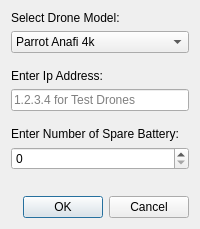
<?xml version="1.0" encoding="UTF-8"?>
<ui version="4.0">
 <class>Dialog</class>
 <widget class="QDialog" name="Dialog">
  <property name="windowTitle">
   <string>Create a New Drone</string>
  </property>
  <layout class="QVBoxLayout" name="verticalLayout">
   <item>
    <widget class="QLabel" name="model_label">
     <property name="text">
      <string>Select Drone Model:</string>
     </property>
    </widget>
   </item>
   <item>
    <widget class="QComboBox" name="model_combo">
     <item>
      <property name="text">
       <string>Parrot Anafi 4k</string>
      </property>
     </item>
     <item>
      <property name="text">
       <string>Parrot Anafi USA</string>
      </property>
     </item>
    </widget>
   </item>
   <item>
    <spacer name="verticalSpacer_2">
     <property name="orientation">
      <enum>Qt::Vertical</enum>
     </property>
     <property name="sizeType">
      <enum>QSizePolicy::Fixed</enum>
     </property>
     <property name="sizeHint" stdset="0">
      <size>
       <width>20</width>
       <height>10</height>
      </size>
     </property>
    </spacer>
   </item>
   <item>
    <widget class="QLabel" name="ip_label">
     <property name="text">
      <string>Enter Ip Address:</string>
     </property>
    </widget>
   </item>
   <item>
    <widget class="QLineEdit" name="ip_text">
     <property name="text">
      <string/>
     </property>
     <property name="placeholderText">
      <string>1.2.3.4 for Test Drones</string>
     </property>
    </widget>
   </item>
   <item>
    <spacer name="verticalSpacer_3">
     <property name="orientation">
      <enum>Qt::Vertical</enum>
     </property>
     <property name="sizeType">
      <enum>QSizePolicy::Fixed</enum>
     </property>
     <property name="sizeHint" stdset="0">
      <size>
       <width>20</width>
       <height>10</height>
      </size>
     </property>
    </spacer>
   </item>
   <item>
    <widget class="QLabel" name="spare_label">
     <property name="text">
      <string>Enter Number of Spare Battery:</string>
     </property>
    </widget>
   </item>
   <item>
    <widget class="QSpinBox" name="spare_spin"/>
   </item>
   <item>
    <spacer name="verticalSpacer">
     <property name="orientation">
      <enum>Qt::Vertical</enum>
     </property>
     <property name="sizeType">
      <enum>QSizePolicy::Fixed</enum>
     </property>
     <property name="sizeHint" stdset="0">
      <size>
       <width>20</width>
       <height>20</height>
      </size>
     </property>
    </spacer>
   </item>
   <item>
    <widget class="QDialogButtonBox" name="buttonBox">
     <property name="orientation">
      <enum>Qt::Horizontal</enum>
     </property>
     <property name="standardButtons">
      <set>QDialogButtonBox::Cancel|QDialogButtonBox::Ok</set>
     </property>
    </widget>
   </item>
  </layout>
 </widget>
 <resources/>
 <connections>
  <connection>
   <sender>buttonBox</sender>
   <signal>accepted()</signal>
   <receiver>Dialog</receiver>
   <slot>accept()</slot>
   <hints>
    <hint type="sourcelabel">
     <x>248</x>
     <y>254</y>
    </hint>
    <hint type="destinationlabel">
     <x>157</x>
     <y>274</y>
    </hint>
   </hints>
  </connection>
  <connection>
   <sender>buttonBox</sender>
   <signal>rejected()</signal>
   <receiver>Dialog</receiver>
   <slot>reject()</slot>
   <hints>
    <hint type="sourcelabel">
     <x>316</x>
     <y>260</y>
    </hint>
    <hint type="destinationlabel">
     <x>286</x>
     <y>274</y>
    </hint>
   </hints>
  </connection>
 </connections>
</ui>
